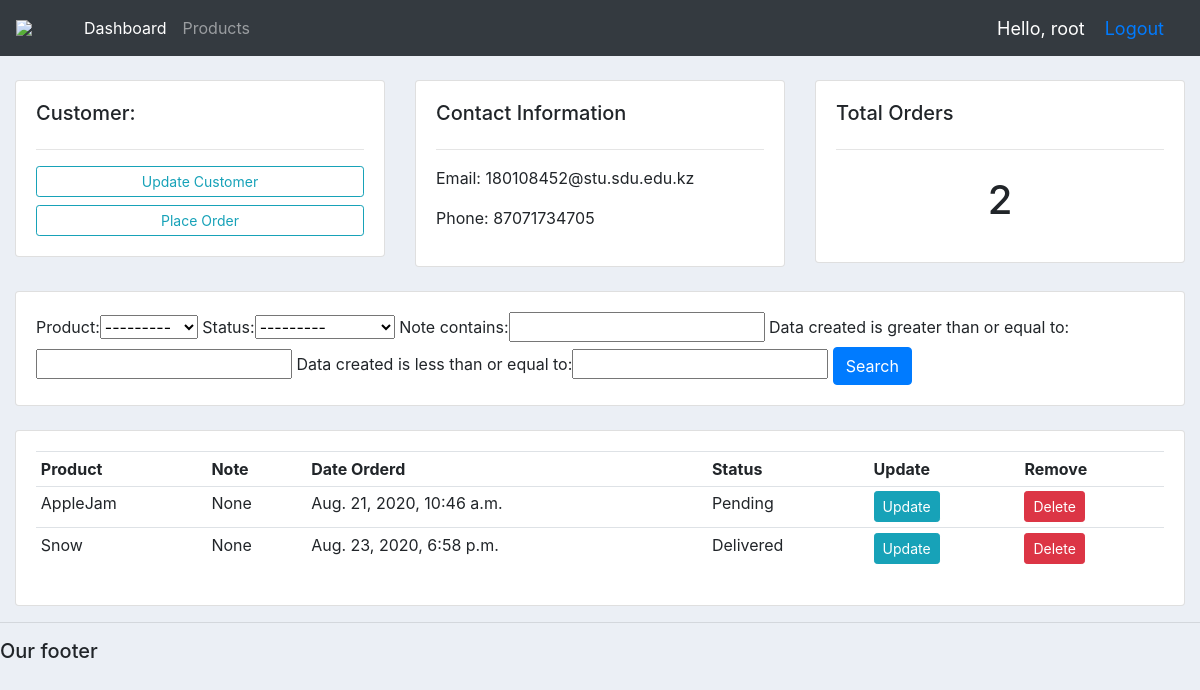
The page /customer/1 (signed in) on the database as committed earlier.
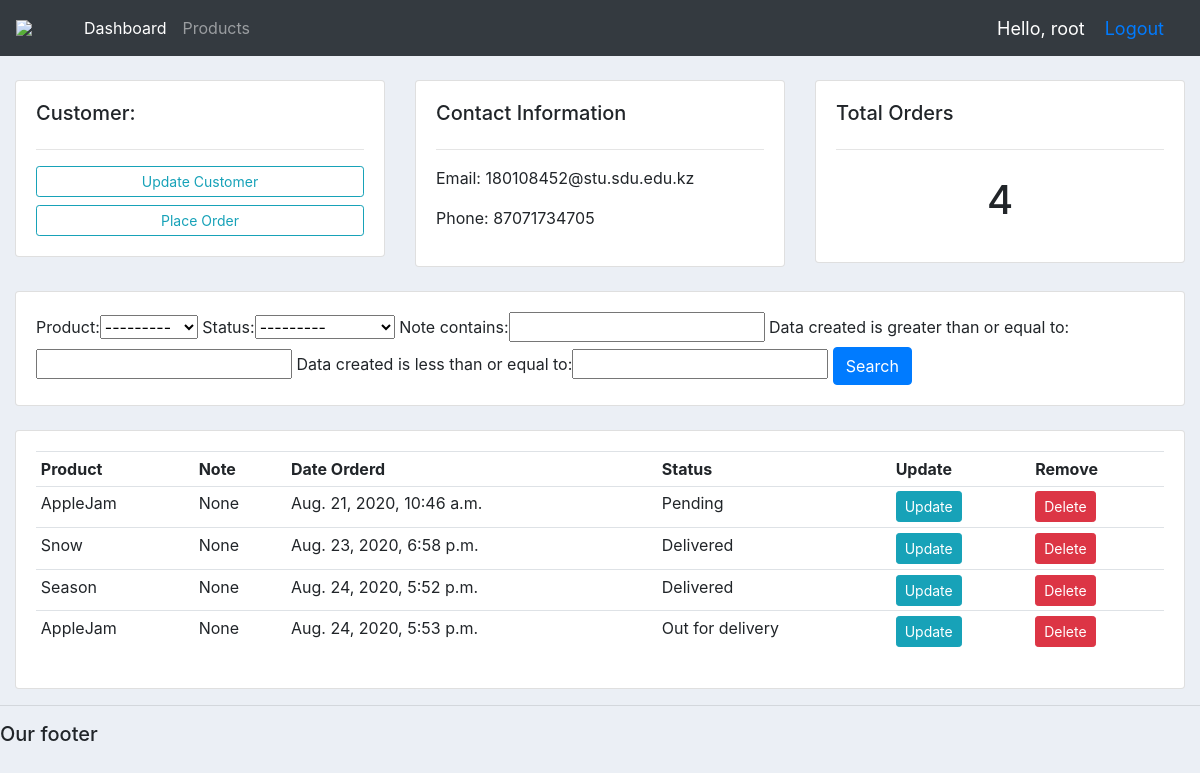
The same page on the database as committed later.
### accounts/models.py (models this page shows, shortened)
class Customer(models.Model):
    name = models.CharField(max_length=200, null=True)
    phone = models.CharField(max_length=200, null=True)
    email = models.CharField(max_length=200, null=True)
    data_created = models.DateTimeField(auto_now_add=True, null=True)

class Order(models.Model):
    STATUS = (
        ('Pending', 'Pending'),
        ('Out for delivery', 'Out for delivery'),
        ('Delivered', 'Delivered'),
    )
    customer = models.ForeignKey(Customer, null=True, on_delete = models.SET_NULL)
    product = models.ForeignKey(Product, null=True, on_delete = models.SET_NULL)
    data_created = models.DateTimeField(auto_now_add=True, null=True)
    status = models.CharField(max_length=200, null=True, choices=STATUS)
    note = models.CharField(max_length=1000, null=True)

class Product(models.Model):
    CATEGORY = (
        ('Indoor', 'Indoor'),
        ('Out Door', 'Out Door'),
    )
    name = models.CharField(max_length=200, null=True)
    price = models.FloatField(null=True)
    category = models.CharField(max_length=200, null=True, choices=CATEGORY)
    description = models.CharField(max_length=200, null=True, blank=True)
    data_created = models.DateTimeField(auto_now_add=True, null=True)
    tags = models.ManyToManyField(Tag)
    def __str__(self):
        return self.name

### accounts/views.py (the view)
# urls.py: path('customer/<str:pk_test>', views.customer, name="customer"),
@login_required(login_url='login')
def customer(request, pk_test):
	customer = Customer.objects.get(id=pk_test)
	orders = customer.order_set.all()
	order_count = orders.count()
	myFilter = OrderFilter(request.GET, queryset=orders)
	orders = myFilter.qs
	context = {'customer':customer, 'orders':orders, 'order_count':order_count,
	'myFilter':myFilter}
	return render(request, 'accounts/customer.html',context)

### accounts/templates/accounts/customer.html
{%  extends 'accounts/main.html' %}
{% block content %}
	<br>
<div class="row">
	<div class="col-md">
		<div class="card card-body">
			<h5>Customer:</h5>
			<hr>
			<a class="btn btn-outline-info  btn-sm btn-block" href="">Update Customer</a>
			<a class="btn btn-outline-info  btn-sm btn-block" href="{% url 'create_order' customer.id %}">Place Order</a>
		</div>
	</div>
	<div class="col-md">
		<div class="card card-body">
			<h5>Contact Information</h5>
			<hr>
			<p>Email: {{ customer.email }}</p>
			<p>Phone: {{ customer.phone }}</p>
		</div>
	</div>
	<div class="col-md">
		<div class="card card-body">
			<h5>Total Orders</h5>
			<hr>
			<h1 style="text-align: center;padding: 10px">{{ order_count }}</h1>
		</div>
	</div>
</div>
<br>
<div class="row">
	<div class="col">
		<div class="card card-body">
			<form method="get">
                {{ myFilter.form }}
		    <button class="btn btn-primary" type="submit">Search</button>
		  </form>
		</div>
	</div>
</div>
<br>
<div class="row">
	<div class="col-md">
		<div class="card card-body">
			<table class="table table-sm">
				<tr>
					<th>Product</th>
					<th>Note</th>
					<th>Date Orderd</th>
					<th>Status</th>
					<th>Update</th>
					<th>Remove</th>
				</tr>
                {% for order in orders %}
                    <tr>
                        <td>{{ order.product }}</td>
                        <td>{{ order.note }}</td>
                        <td>{{ order.data_created }}</td>
                        <td>{{ order.status }}</td>
                        <td><a class="btn btn-sm btn-info" href="{% url 'update_order' order.id %}">Update</a></td>
                        <td><a class="btn btn-sm btn-danger" href="{% url 'delete_order' order.id %}">Delete</a></td>
                    </tr>
                {% endfor %}
			</table>
		</div>
	</div>
</div>
{% endblock %}

### accounts/templates/accounts/main.html (shortened to what this page needs)
{% load static %}
<!DOCTYPE html>
<html>
    <head>
        <link rel="stylesheet" href="https://stackpath.bootstrapcdn.com/bootstrap/4.3.1/css/bootstrap.min.css">
        <link rel="stylesheet" type="text/css" href="{% static '/css/main.css' %}">
    </head>
    <body>
        {%  include 'accounts/navbar.html' %}
        <div class="container-fluid">
        {% block content %}
        {% endblock %}
        </div>
        <hr>
        <h5>Our footer</h5>
    </body>
</html>

### accounts/templates/accounts/Navbar.html (shortened to what this page needs)
{% load static %}
<nav class="navbar navbar-expand-lg navbar-dark bg-dark">
  <img src="{% static 'images/logo.png' %}" style="width: 60px">
  <div class="collapse navbar-collapse" id="navbarNav">
    <ul class="navbar-nav">
      <li class="nav-item active">
        <a class="nav-link" href="{% url 'home' %}">Dashboard</a>
      </li>
      <li class="nav-item">
        <a class="nav-link" href="{% url 'product'%}">Products</a>
      </li>
    </ul>
  </div>
    <span class="hello-msg">Hello, {{ request.user }}</span>
    <span class="hello-msg"><a href="{% url 'logout' %}">Logout</a></span>
</nav>

### static/css/main.css (style rules this page uses)
body { background-color: #ebeff5; }

### accounts/templates/accounts/Navbar.html (style rules this page uses)
.hello-msg { font-size: 18px; color: #ffffff; margin-right: 20px; }

Rows that differ between the two databases and show on the page:
added Order: product "Season", note "None", data_created "Aug. 24, 2020, 5:52 p.m.", status "Delivered"
added Order: product "AppleJam", note "None", data_created "Aug. 24, 2020, 5:53 p.m.", status "Out for delivery"
Other text that changed with them:
{{ order_count }}: "2" → "4"
